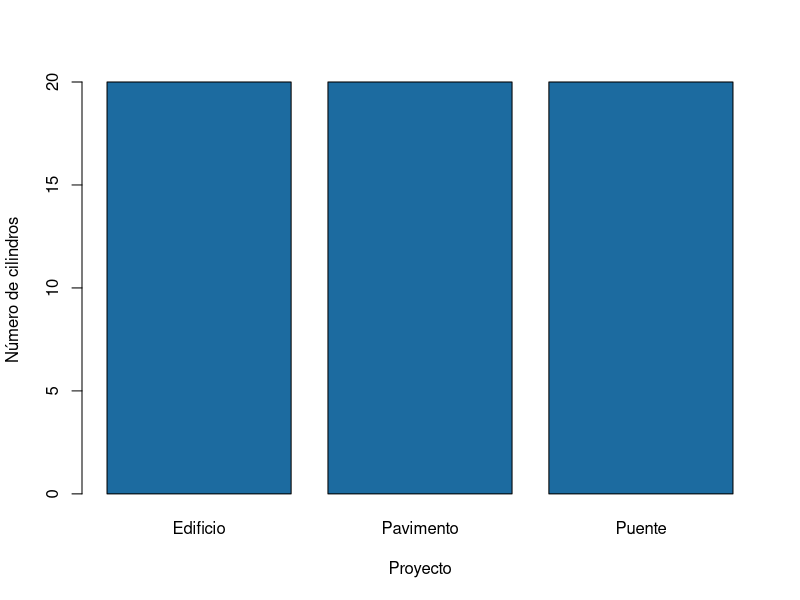
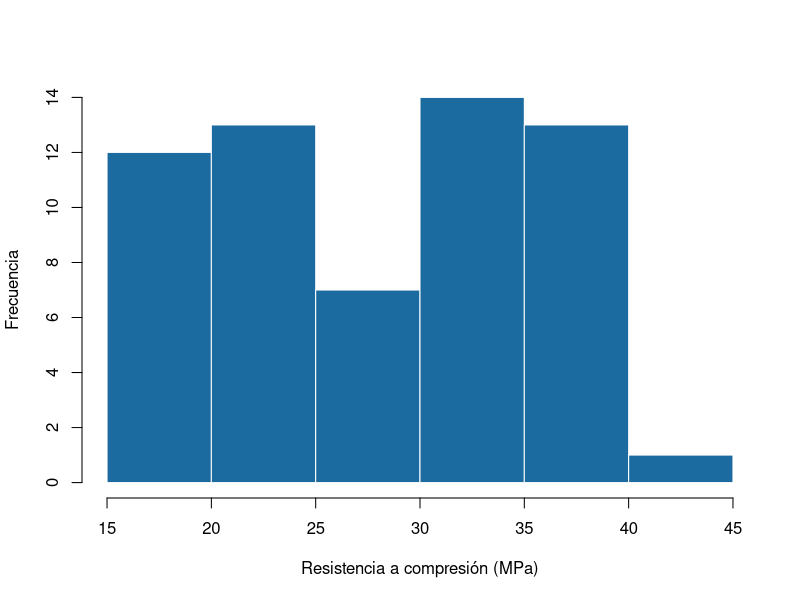
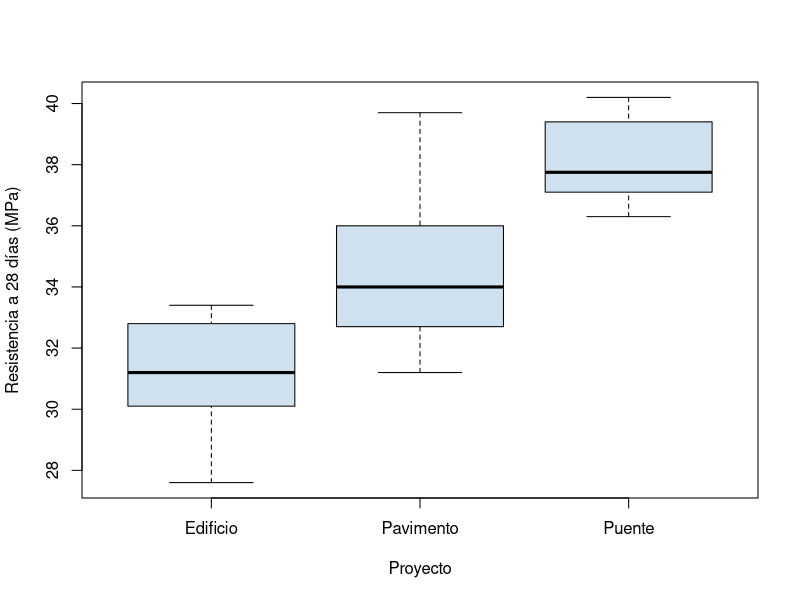
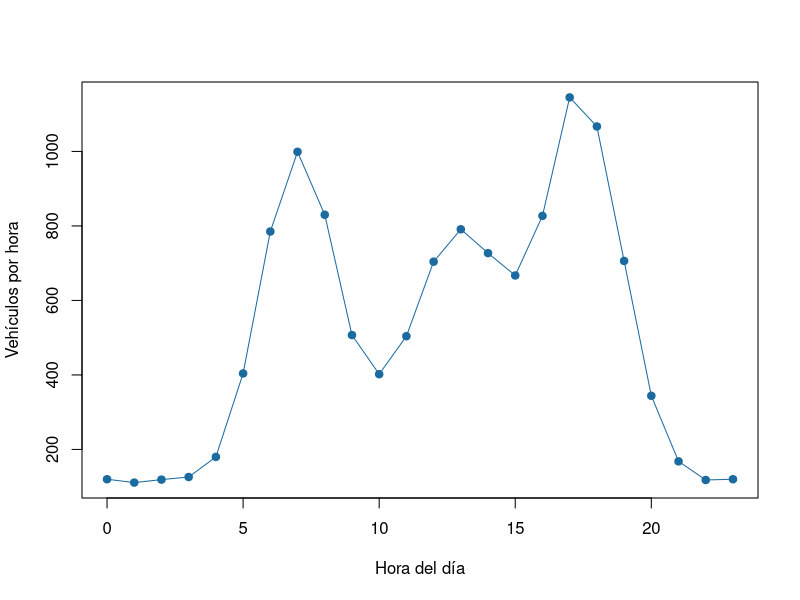
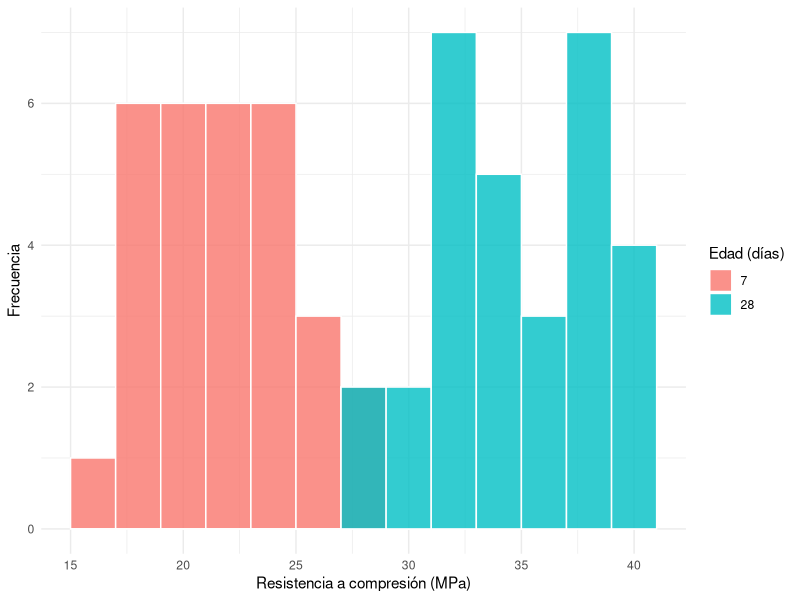
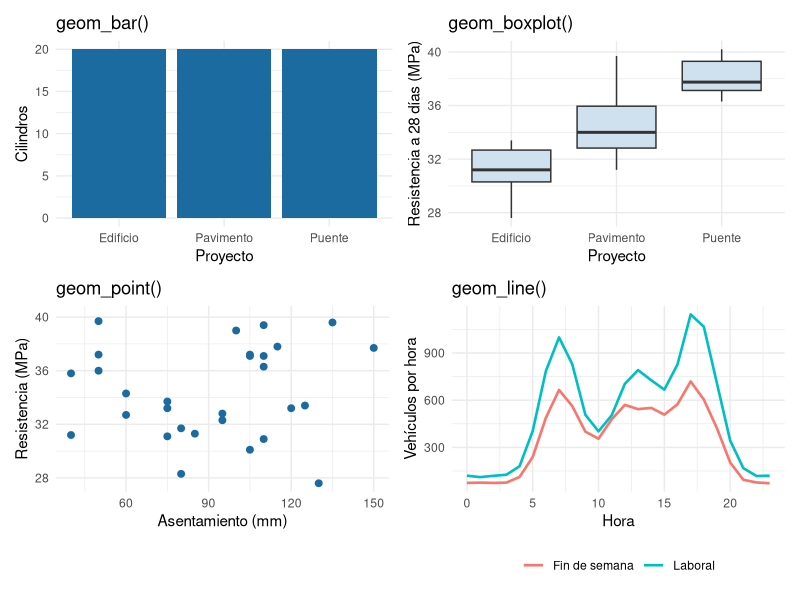
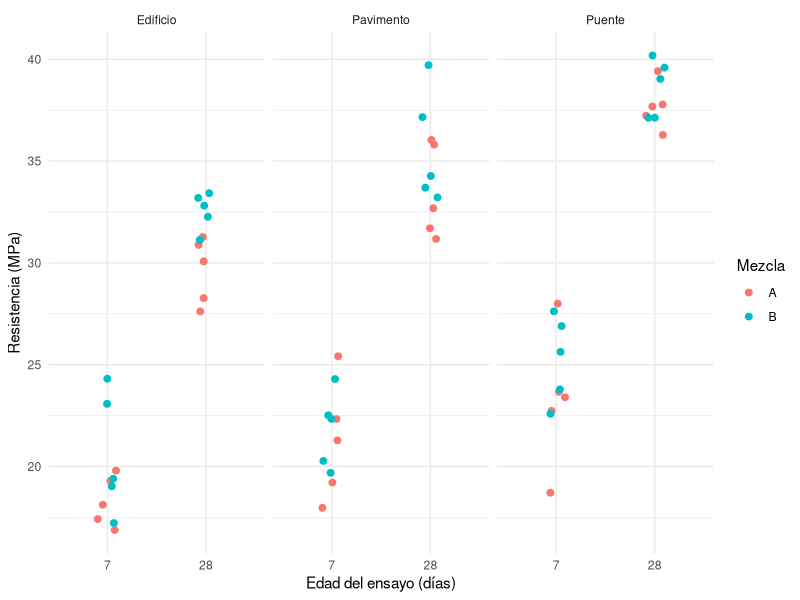
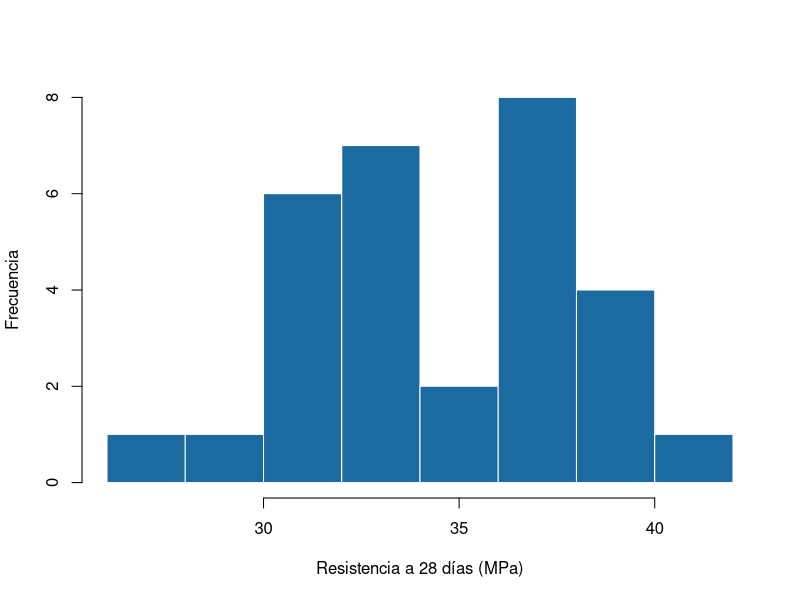

Write R code to recreate these figures, in order.
## ---- chunk 1
#| echo: false
ensayos <- read.csv("datos/ensayos_concreto_hipoteticos.csv")
transito <- read.csv("datos/transito_horario_hipotetico.csv")
## ---- chunk 2
#| label: tbl-graf-elegir
#| tbl-cap: "Gráfico recomendado según el tipo de variable."
#| echo: false

library(kableExtra)
data.frame(
  variables = c("Una categórica", "Una numérica", "Una numérica según una categórica",
                "Dos numéricas", "Una numérica en el tiempo"),
  pregunta = c("¿Cuántos hay de cada categoría?", "¿Cómo se distribuyen los valores?",
               "¿Cambian los valores entre grupos?", "¿Se relacionan las dos variables?",
               "¿Cómo cambia la variable con el tiempo?"),
  grafico = c("Barras", "Histograma, caja", "Cajas, puntos por grupo", "Dispersión", "Líneas"),
  ejemplo = c("Cilindros por proyecto", "Resistencia de los cilindros",
              "Resistencia por proyecto", "Asentamiento y resistencia", "Vehículos por hora")
) %>%
  kbl(col.names = c("Variables", "Pregunta", "Gráfico", "Ejemplo"), align = "llll") %>%
  kable_styling(full_width = FALSE, bootstrap_options = c("hover", "condensed"))
## ---- chunk 3
#| label: fig-graf-barras-base
#| fig-cap: "Número de cilindros por proyecto, con `barplot()`."
#| fig-alt: "Gráfico de barras con tres barras de igual altura, una por proyecto"

conteo <- table(ensayos$proyecto)
barplot(conteo, col = "#1C6BA0",
        xlab = "Proyecto", ylab = "Número de cilindros")
## ---- chunk 4
#| label: fig-graf-hist-base
#| fig-cap: "Histograma de la resistencia de los 60 cilindros, con `hist()`."
#| fig-alt: "Histograma con dos grupos de barras, uno alrededor de 20 MPa y otro alrededor de 35 MPa"

hist(ensayos$resistencia_mpa, col = "#1C6BA0", border = "white",
     main = "", xlab = "Resistencia a compresión (MPa)", ylab = "Frecuencia")
## ---- chunk 5
#| label: fig-graf-caja-base
#| fig-cap: "Resistencia a 28 días por proyecto, con `boxplot()`."
#| fig-alt: "Tres diagramas de caja; el del puente está más arriba que los del pavimento y el edificio"

e28 <- ensayos[ensayos$edad_dias == 28, ]
boxplot(resistencia_mpa ~ proyecto, data = e28, col = "#cfe0ee",
        xlab = "Proyecto", ylab = "Resistencia a 28 días (MPa)")
## ---- chunk 6
#| label: fig-graf-lineas-base
#| fig-cap: "Vehículos por hora en un día laboral, con `plot()`."
#| fig-alt: "Línea con picos a las 7, a las 13 y a las 17 horas"

lab <- transito[transito$dia == "Laboral", ]
plot(lab$hora, lab$vehiculos, type = "o", pch = 19, col = "#1C6BA0",
     xlab = "Hora del día", ylab = "Vehículos por hora")
## ---- chunk 7
#| label: fig-graf-hist-gg
#| fig-cap: "Histograma de la resistencia por edad del ensayo, con ggplot2."
#| fig-alt: "Histograma con las barras de 7 días a la izquierda en un color y las de 28 días a la derecha en otro"

library(ggplot2)

ggplot(ensayos, aes(x = resistencia_mpa, fill = factor(edad_dias))) +
  geom_histogram(binwidth = 2, color = "white", position = "identity", alpha = 0.8) +
  labs(x = "Resistencia a compresión (MPa)", y = "Frecuencia",
       fill = "Edad (días)") +
  theme_minimal()
## ---- chunk 8
#| label: fig-graf-geoms
#| fig-cap: "Cuatro geometrías de ggplot2 con los datos de ensayos y de tránsito."
#| fig-alt: "Cuatro paneles: barras por proyecto, cajas de resistencia por proyecto, dispersión de asentamiento contra resistencia y líneas de vehículos por hora"
#| fig-width: 9
#| fig-height: 6.5
#| out-width: "85%"
#| echo: false

library(patchwork)
tema <- theme_minimal(base_size = 11)
g1 <- ggplot(ensayos, aes(proyecto)) + geom_bar(fill = "#1C6BA0") +
  labs(title = "geom_bar()", x = "Proyecto", y = "Cilindros") + tema
g2 <- ggplot(e28, aes(proyecto, resistencia_mpa)) + geom_boxplot(fill = "#cfe0ee") +
  labs(title = "geom_boxplot()", x = "Proyecto", y = "Resistencia a 28 días (MPa)") + tema
g3 <- ggplot(e28, aes(asentamiento_mm, resistencia_mpa)) + geom_point(color = "#1C6BA0", size = 2) +
  labs(title = "geom_point()", x = "Asentamiento (mm)", y = "Resistencia (MPa)") + tema
g4 <- ggplot(transito, aes(hora, vehiculos, color = dia)) + geom_line(linewidth = 0.9) +
  labs(title = "geom_line()", x = "Hora", y = "Vehículos por hora", color = NULL) + tema +
  theme(legend.position = "bottom")
(g1 | g2) / (g3 | g4)
## ---- chunk 9
#| label: fig-graf-facetas
#| fig-cap: "Resistencia por mezcla y edad, un panel por proyecto."
#| fig-alt: "Tres paneles de puntos, uno por proyecto, con la resistencia de cada mezcla a 7 y 28 días"
#| fig-width: 9
#| fig-height: 3.5
#| out-width: "85%"

ggplot(ensayos, aes(x = factor(edad_dias), y = resistencia_mpa, color = mezcla)) +
  geom_point(position = position_jitter(width = 0.1, seed = 1), size = 2) +
  facet_wrap(~ proyecto) +
  labs(x = "Edad del ensayo (días)", y = "Resistencia (MPa)", color = "Mezcla") +
  theme_minimal()
## ---- chunk 10
#| label: fig-graf-ejemplo
#| fig-cap: "Histograma de la resistencia a 28 días con clases de 2 MPa."
#| fig-alt: "Histograma con ocho barras entre 26 y 42 MPa; las más altas están entre 30 y 34 y entre 36 y 38 MPa"

# 1) Resistencias a 28 días
ensayos <- read.csv("datos/ensayos_concreto_hipoteticos.csv")
r28 <- ensayos$resistencia_mpa[ensayos$edad_dias == 28]

# 2) Límites de las clases
limites <- seq(26, 42, by = 2)

# 3) Tabla de frecuencias (right = FALSE: [a, b))
table(cut(r28, breaks = limites, right = FALSE))

# 4) Histograma en R base (el de ggplot2 va en el bloque siguiente)
hist(r28, breaks = limites, right = FALSE, col = "#1C6BA0", border = "white",
     main = "", xlab = "Resistencia a 28 días (MPa)", ylab = "Frecuencia")
